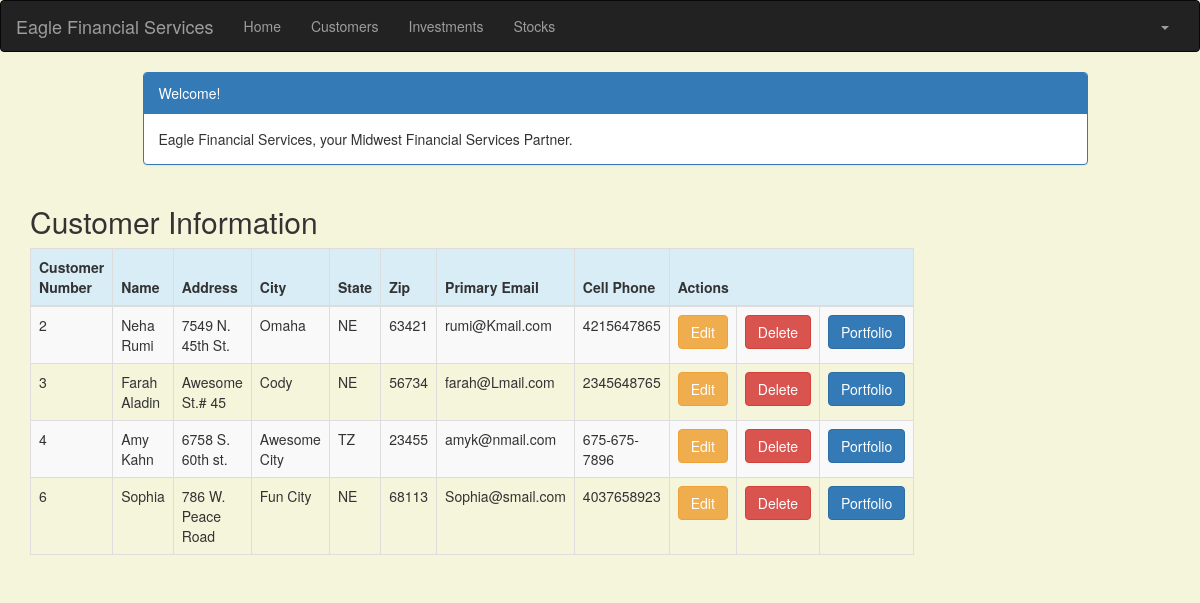
The app's page /customer_list (signed in), older data.
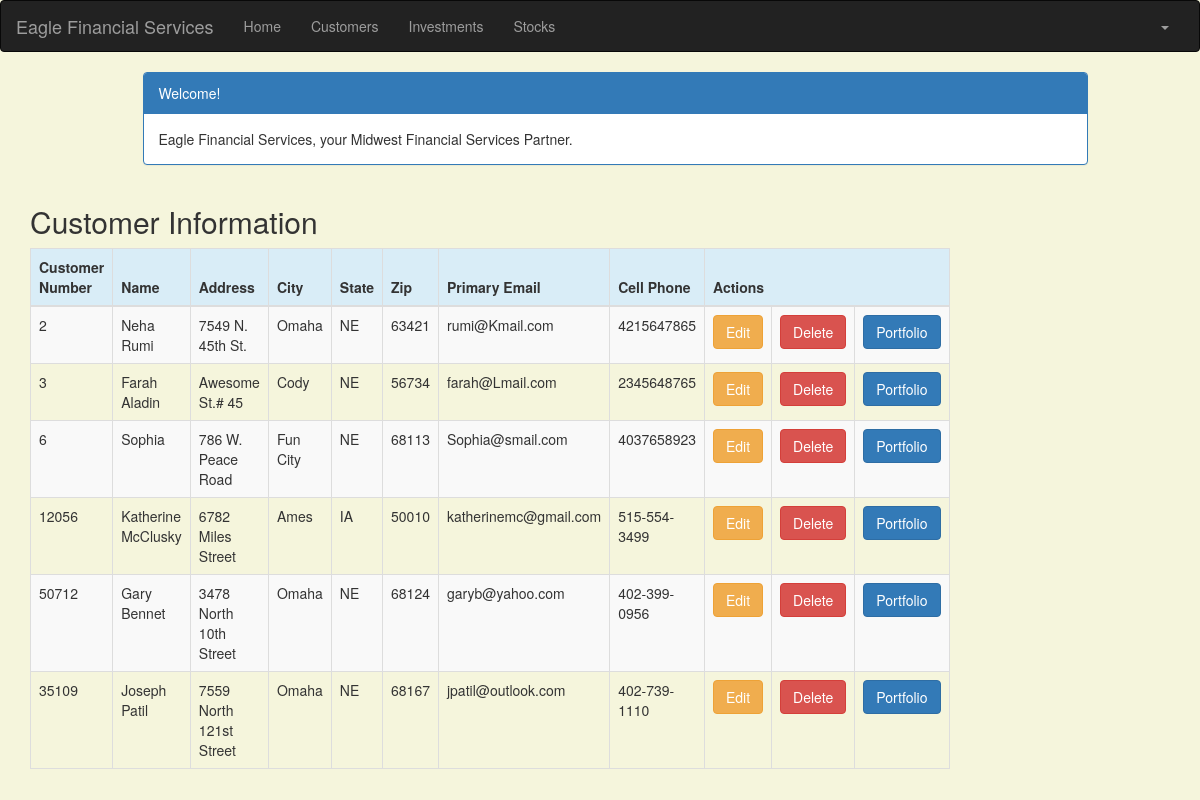
The same page, newer data.
### portfolio/models.py (models this page shows, shortened)
class Customer(models.Model):
    objects = None
    name = models.CharField(max_length=50)
    address = models.CharField(max_length=200)
    customer_number = models.IntegerField(blank=False, null=False)
    city = models.CharField(max_length=50)
    state = models.CharField(max_length=50)
    zip_code = models.CharField(max_length=10)
    email = models.EmailField(max_length=200)
    cell_phone = models.CharField(max_length=50)
    created_date = models.DateTimeField(
        default=timezone.now)
    updated_date = models.DateTimeField(auto_now_add=True)

### portfolio/views.py (the view)
# urls.py: path('customer_list', views.customer_list, name='customer_list'),
@login_required
def customer_list(request):
    customer = Customer.objects.filter(created_date__lte=timezone.now())
    return render(request, 'portfolio/customer_list.html',
                  {'customers': customer})

### portfolio/templates/portfolio/customer_list.html (shortened to what this page needs)
<!DOCTYPE html>
{% extends 'portfolio/base.html' %}
{% load crispy_forms_tags %}
{% block content %}
<html lang="en">
   <head>
        <link rel="stylesheet" href="https://maxcdn.bootstrapcdn.com/bootstrap/3.3.4/css/bootstrap.min.css">
   </head>
   <body>
    <div class="container">
        <div class="row">
            <div class="col-md-10 col-md-offset-1">
                <div class="panel panel-primary">
                    <div class="panel-heading">Welcome!</div>
                    <div class="panel-body">
                        Eagle Financial Services, your Midwest Financial Services Partner.
                    </div>
                </div>
            </div>
        </div>
    </div>
    <div class="row">
        <h2 style="padding-left: 15Px">Customer Information</h2>
    </div>
    <div>
        <table class="table table-striped table-bordered table-hover">
            <thead>
            <tr class="bg-info">
                <th>Customer Number</th>
                <th>Name</th>
                <th>Address</th>
                <th>City</th>
                <th>State</th>
                <th>Zip</th>
                <th>Primary Email</th>
                <th>Cell Phone</th>
                <th colspan="3">Actions</th>
            </tr>
            </thead>
            <tbody>
            {% for customer in customers %}
                <tr>
                    <td>{{ customer.customer_number }}</td>
                    <td>{{ customer.name }}</td>
                    <td>{{ customer.address }}</td>
                    <td>{{ customer.city }}</td>
                    <td>{{ customer.state }}</td>
                    <td>{{ customer.zip_code }}</td>
                    <td>{{ customer.email }}</td>
                    <td>{{ customer.cell_phone }}</td>
                    <td><a href="{% url 'portfolio:customer_edit' pk=customer.pk %}" class="btn btn-warning">Edit</a>
                    <td><a href="{% url 'portfolio:customer_delete' pk=customer.pk %}"
                           onclick="return confirm('Are you sure you want to delete?')"
                           class="btn btn-danger">Delete</a>
                    </td>
                    <td><a href="{% url 'portfolio:portfolio' pk=customer.pk %}"
                           class="btn btn-primary">Portfolio</a>
                    </tr>
            {% endfor %}
            </tbody>
        </table>
    </div>
    </body>
</html>
{% endblock %}

Row changes from the older to the newer data that the page shows:
removed Customer: customer_number "4", name "Amy Kahn", address "6758 S. 60th st.", city "Awesome City", state "TZ", zip_code "23455", email "amyk@nmail.com", cell_phone "675-675-7896"
added Customer: customer_number "12056", name "Katherine McClusky", address "6782 Miles Street", city "Ames", state "IA", zip_code "50010", email "katherinemc@gmail.com", cell_phone "515-554-3499"
added Customer: customer_number "50712", name "Gary Bennet", address "3478 North 10th Street", city "Omaha", state "NE", zip_code "68124", email "garyb@yahoo.com", cell_phone "402-399-0956"
added Customer: customer_number "35109", name "Joseph Patil", address "7559 North 121st Street", city "Omaha", state "NE", zip_code "68167", email "jpatil@outlook.com", cell_phone "402-739-1110"
